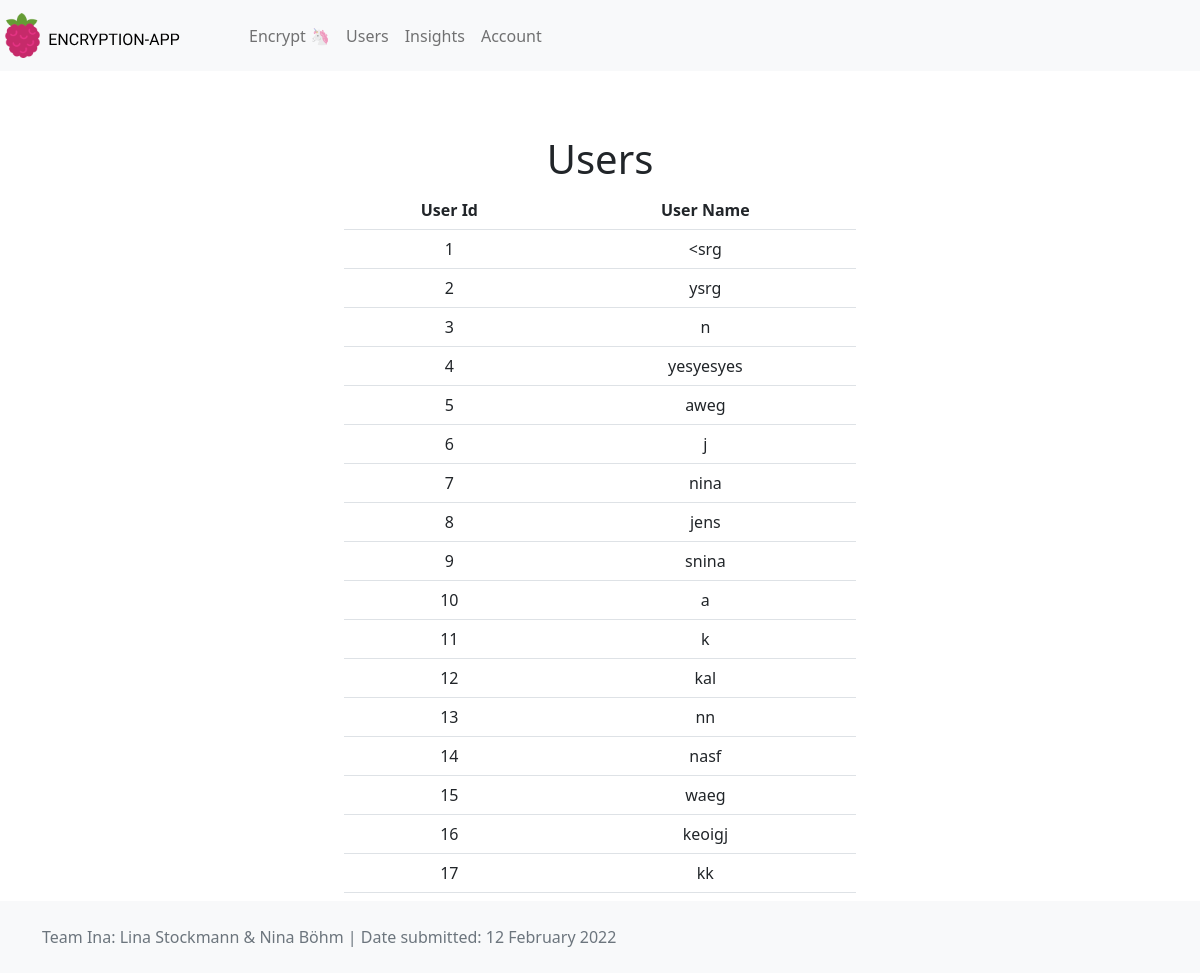
Screenshot of /users (signed in) with the database file from the repository.
### models.py (models this page shows, shortened)
class User(SqlAlchemyBase):
    __tablename__ = "user"
    id = Column(Integer, primary_key=True)
    name = Column(String, nullable=False, unique=True)
    password = Column(String, nullable=False)
    encrypted_strings = relationship("EncryptedString", back_populates="user")

### webapp.py (the view)
@app.route("/users")
@requires_logged_in
def users():
    all_users = db.session.query(User).all()
    return render_template("users.html", all_users=all_users)

### webapp.py (called while the page is built)
def requires_logged_in(func):
    @wraps(func)
    def wrapped_func(*args, **kwargs):
        form = LoginForm()
        if "user_name" in session:
            return func(*args, **kwargs)
        return render_template("login.html", form=form)
    return wrapped_func

### templates/users.html (shortened to what this page needs)
{% extends "base.html" %}
{% block head %}
    {{ super() }}
{% endblock %}
{% block content %}
    <h1>Users</h1>
    <div class="container col-6 d-flex justify-content-center">
        <table class="table table-responsive" style="text-align: center">
            <tr>
                <th>User Id</th>
                <th>User Name</th>
            </tr>
            {% for user in all_users %}
            <tr>
                <td>{{user.id}}</td>
                <td>{{user.name}}</td>
            </tr>
            {% endfor %}
        </table>
    </div>
{% endblock %}

### templates/base.html (shortened to what this page needs)
<html>
<head>
    {% block head %}
    <link href="https://cdn.jsdelivr.net/npm/bootstrap@5.1.3/dist/css/bootstrap.min.css" rel="stylesheet">
    {% endblock %}
</head>
<body>
    {% block nav %}
    {% include "header.html" %}
    {% endblock %}
    <div id="content" class="position-relative overflow-hidden p-3 p-md-5 m-md-3 text-center">
        {% block content %} {% endblock %}
    </div>
</body>
<div id="footer">
    {% block footer %}
    {% include "footer.html" %}
    {% endblock %}
</div>
</html>

### templates/header.html (shortened to what this page needs)
<html>
    <header>
        <nav class="navbar navbar-expand-lg navbar-light bg-light">
            <a class="navbar-brand" href="/">
                <img src="../static/logo.svg">
            </a>
            <div class="collapse navbar-collapse" id="menuItems">
                <ul class="navbar-nav mr-auto mt-2 mt-lg-0 px-3">
                    <li class="nav-item active">
                        <a class="nav-link" href="/encryption">Encrypt <span class="sr-only">🦄</span></a>
                    </li>
                    <li class="nav-item">
                        <a class="nav-link" href="/users">Users</a>
                    </li>
                    <li class="nav-item">
                        <a class="nav-link" href="/statistics">Insights</a>
                    </li>
                    <li class="nav-item">
                        <a class="nav-link" href="/account">Account</a>
                    </li>
                </ul>
            </div>
        </nav>
    </header>
</html>

### templates/footer.html
<html>
<footer class="footer fixed-bottom mt-auto py-4 bg-light">
    <div class="container">
        <span class="text-muted">Team Ina: Lina Stockmann & Nina Böhm</span>
        <span class="text-muted"> | Date submitted: 12 February 2022</span>
    </div>
</footer>
</html>

### rows the page displays
User: id "1", name "<srg"
User: id "2", name "ysrg"
User: id "3", name "n"
User: id "4", name "yesyesyes"
User: id "5", name "aweg"
User: id "6", name "j"
User: id "7", name "nina"
User: id "8", name "jens"
User: id "9", name "snina"
User: id "10", name "a"
User: id "11", name "k"
User: id "12", name "kal"
User: id "13", name "nn"
User: id "14", name "nasf"
User: id "15", name "waeg"
User: id "16", name "keoigj"
User: id "17", name "kk"
